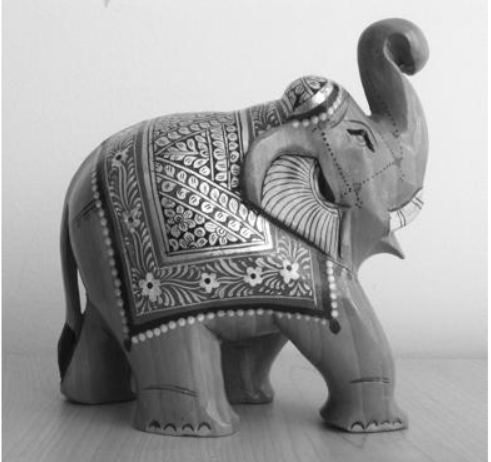
%> input picture Test Images/Eleph.png, 491 x 462 px
$ octave orb_acc_intensity.m   (GNU Octave 9; MATLAB toolbox functions it lacks are replaced by stand-ins)
%> lines starting %> are read from the running program, lines starting %| are printed output that depends on the picture; long printed decimals are rounded
clc
clear all
%Reading the Reference Scene
a=imread('eleph.png');
%> a is the input picture: size 462x491x3 uint8; min 9, max 255, mean 157.1

%converting the images to grayscale
b=rgb2gray(a);
c=2*b;
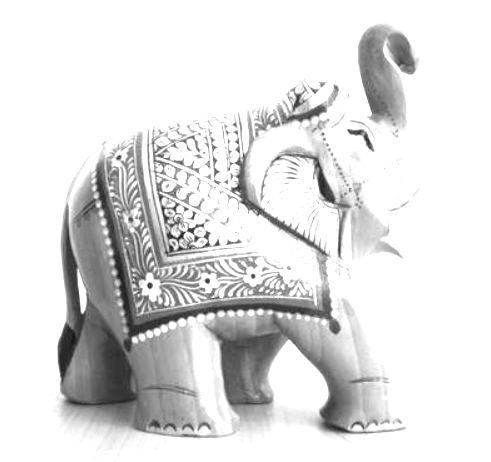
%> c: size 462x491 uint8; min 18, max 255, mean 223.2

%Detect Surf Features from both the Reference and target Image
tic
opoints=detectORBFeatures(b);
%> opoints = 5820 points; strongest (x, y): (204, 226), (198, 170), (204, 227), (218, 173), (200, 209)
otpoints=detectORBFeatures(c);
%> otpoints = 6003 points; strongest (x, y): (193, 230), (207, 281), (197, 238), (197, 240), (189, 230)
toc
%Plotting the surf features of Scene Image
figure;
imshow(b);
title('Strongest Feature Points from Input Image');
hold on;
%Selecting 300 strong features among all features from scene image
plot(selectStrongest(opoints,size(opoints,1)));
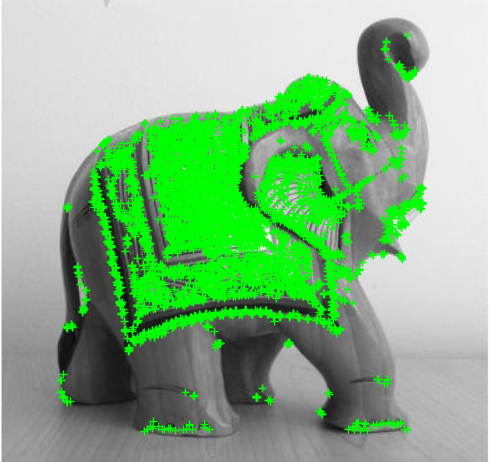
%> figure redrawn from the program's plot data; its title reads 'Strongest Feature Points from Input Image'

%Plotting the surf features of Target Image
figure;
imshow(c);
title('Strongest Feature Points from Altered Image');
hold on;
%Selecting 100 strong features among all features from Target Image
plot(selectStrongest(otpoints,size(otpoints,1)));
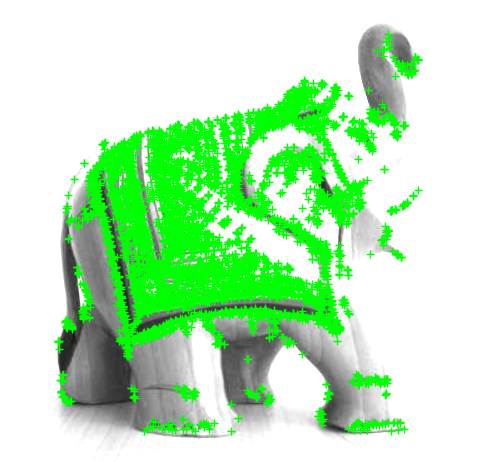
%> figure redrawn from the program's plot data; its title reads 'Strongest Feature Points from Altered Image'

%Extracting the Descriptors from both images
[otFeatures, otpoints] = extractFeatures(c, otpoints);
[oFeatures, opoints] = extractFeatures(b, opoints);

%Matching the features using their descriptors.
tPairs = matchFeatures(otFeatures, oFeatures);
%> tPairs = 885 rows, first 12: [11 6; 47 61; 62 81; 72 91; 80 99; 94 106; 127 132; 129 136; 138 145; 198 224; 255 283; 258 288]

%Displaying putatively matched features.
matchedAltPoints = otpoints(tPairs(:, 1), :);
%> matchedAltPoints = 885 points; strongest (x, y): (184, 234), (150, 288), (150, 288), (150, 284), (151, 288)
matchedInpPoints = opoints(tPairs(:, 2), :);
%> matchedInpPoints = 885 points; strongest (x, y): (208, 282), (237, 142), (188, 204), (236, 146), (176, 168)
figure;

%Display multiple image frames as rectangular montage
showMatchedFeatures(c , b, matchedAltPoints, ...
    matchedInpPoints, 'montage');
title('Matched Points (Including Outliers)');
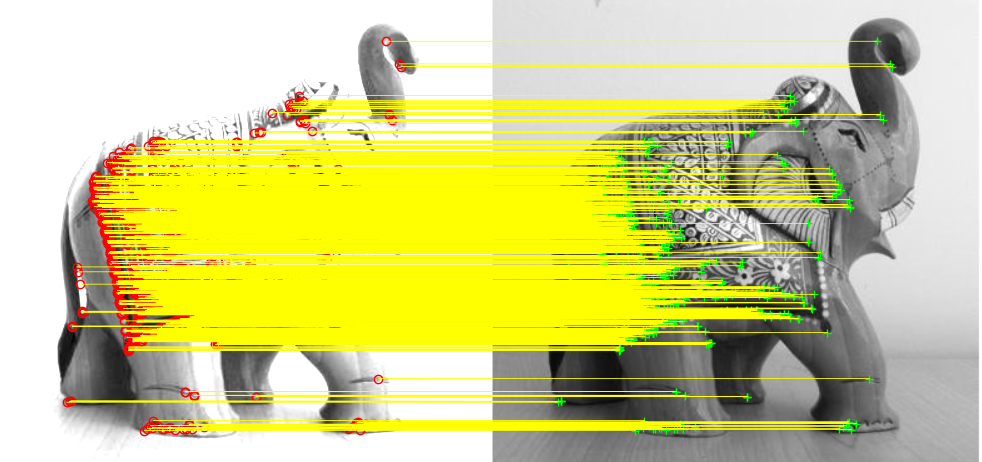
%> figure redrawn from the program's plot data; its title reads 'Matched Points (Including Outliers)'
[tform, inlierIdx] = ...
    estimateGeometricTransform2D(matchedAltPoints, matchedInpPoints,'affine');
%> tform = transform with T = [1 0.000172 0; -9.56e-06 1 0; 0.00134 -0.00379 1]; inlierIdx = 885 logical values, 875 true
inliertpoints   = matchedAltPoints(inlierIdx, :);
%> inliertpoints = 875 points; strongest (x, y): (184, 234), (150, 288), (150, 288), (150, 284), (151, 288)
inlierpoints = matchedInpPoints(inlierIdx, :);
%> inlierpoints = 875 points; strongest (x, y): (208, 282), (237, 142), (188, 204), (236, 146), (176, 168)
Accuracy=100*size(inlierpoints)/size(matchedAltPoints);
%> Accuracy = 98.87
fprintf('Image 1: %d\nImage 2: %d\nAccuracy : %f\n',size(opoints,1),size(otpoints,1),Accuracy);
%| Image 1: 5820
%| Image 2: 6003
%| Accuracy : 98.870

$ run again, with Test Images/scene.png copied over Test Images/Eleph.png
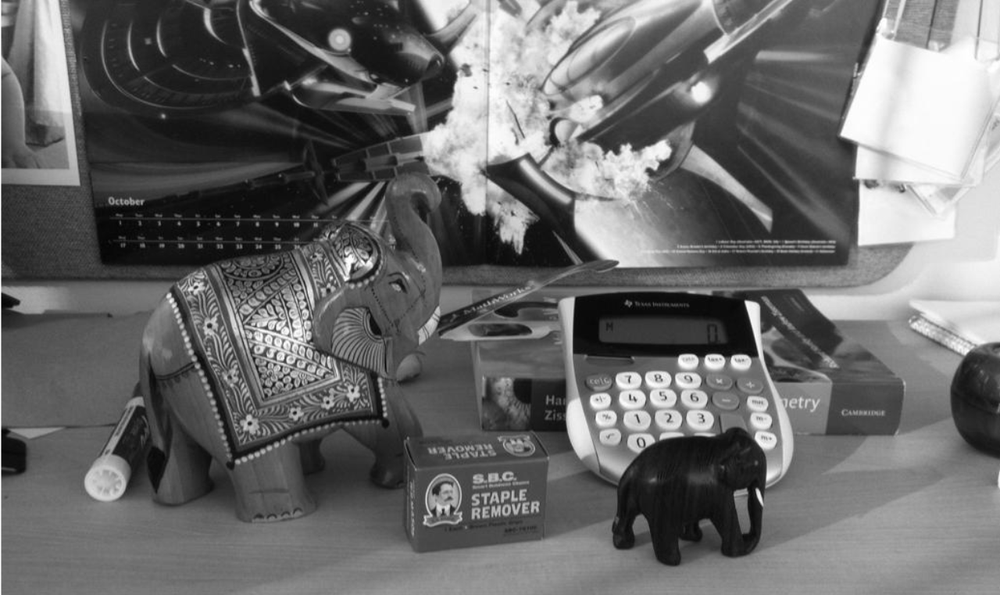
%> input picture Test Images/scene.png, 1000 x 595 px, shrunk from 1280 x 761 before the run
%> a is the input picture: size 595x1000x3 uint8; min 0, max 255, mean 105.9
%> opoints = 12457 points; strongest (x, y): (747, 303), (747, 304), (746, 303), (747, 305), (750, 306)
%> otpoints = 15409 points; strongest (x, y): (270, 302), (264, 387), (296, 225), (296, 225), (758, 490)
%> `plot(selectStrongest(otpoints,size(otpoints,1)));`:
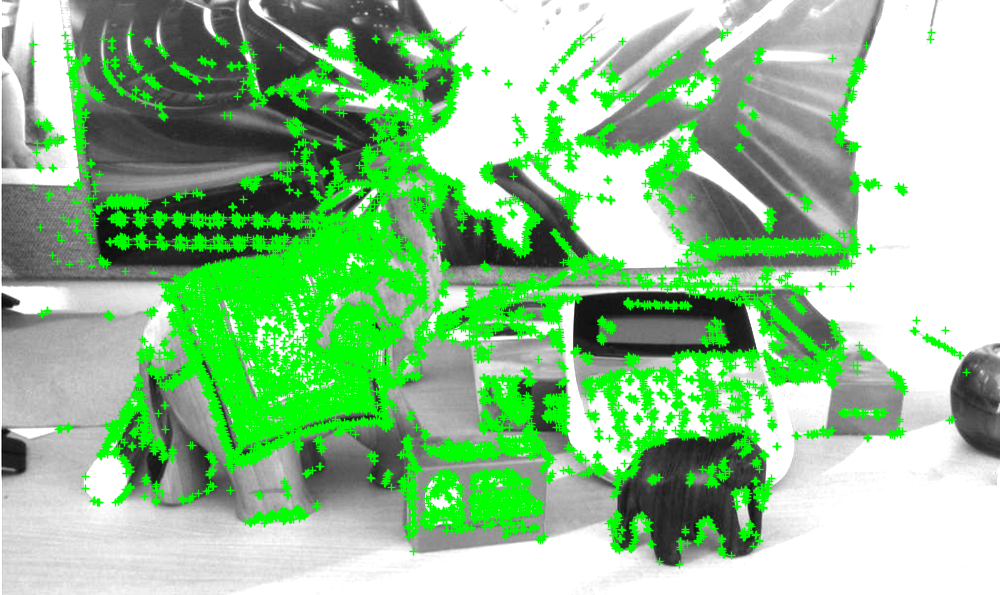
%> figure redrawn from the program's plot data; its title reads 'Strongest Feature Points from Altered Image'
%> matchedAltPoints = 3151 points; strongest (x, y): (296, 225), (299, 225), (219, 225), (278, 225), (258, 225)
%> matchedInpPoints = 3151 points; strongest (x, y): (728, 355), (476, 210), (730, 357), (661, 162), (693, 354)
%> `title('Matched Points (Including Outliers)');`:
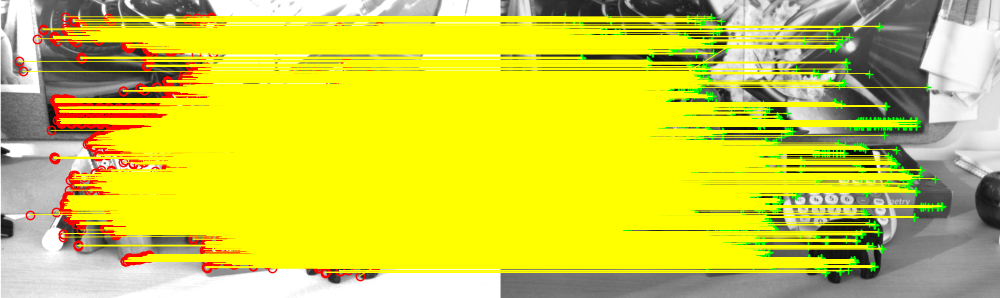
%> figure redrawn from the program's plot data; shown at 1/2 size; its title reads 'Matched Points (Including Outliers)'
%> tform = transform with T = [1 -3.38e-06 0; 4.93e-05 1 0; -0.00634 -0.00411 1]; inlierIdx = 3151 logical values, 3105 true
%> inliertpoints = 3105 points; strongest (x, y): (296, 225), (299, 225), (219, 225), (278, 225), (258, 225)
%> inlierpoints = 3105 points; strongest (x, y): (730, 357), (661, 162), (693, 354), (629, 145), (636, 148)
%> Accuracy = 98.54
%| Image 1: 12457
%| Image 2: 15409
%| Accuracy : 98.540
